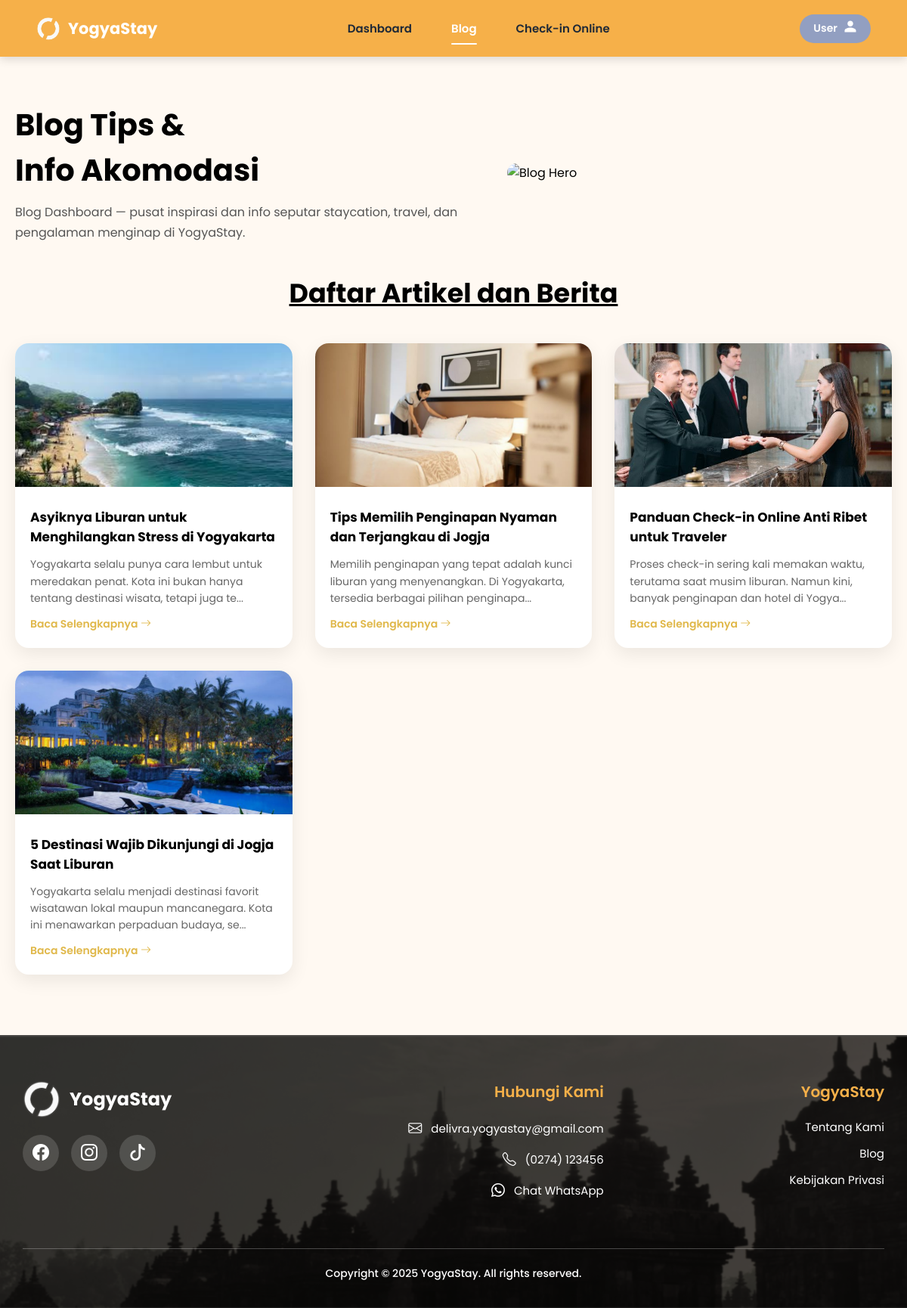
The page /users/blog.php (signed in) on the database its author committed.
### tables this page shows
CREATE TABLE `blog` (
  `id_blog` int(11) NOT NULL,
  `judul` varchar(200) NOT NULL,
  `konten` text NOT NULL,
  `thumbnail` varchar(255) DEFAULT NULL,
  `tanggal_publish` date DEFAULT NULL,
  `id_admin` int(11) NOT NULL,
  `status` enum('publish','draft') DEFAULT 'draft'
);

### users/blog.php (the view, shortened to what this page needs)
<?php
require_once '../config.php';
$query = mysqli_query($conn, "
    SELECT id_blog, judul, konten, thumbnail, tanggal_publish
    FROM blog
    WHERE status = 'publish'
    ORDER BY tanggal_publish DESC
");
include 'header.php';
?>
<!DOCTYPE html>
<html lang="id">
<head>
</head>
<body>
<section class="blog-header">
    <div>
        <h1>Blog Tips &<br>Info Akomodasi</h1>
        <p>
            Blog Dashboard — pusat inspirasi dan info seputar staycation,
            travel, dan pengalaman menginap di YogyaStay.
        </p>
    </div>
    <img src="../assets/blog/blog-hero.jpg" alt="Blog Hero">
</section>
<h2 class="section-title">Daftar Artikel dan Berita</h2>
<div class="blog-container">
    <div class="blog-grid">
        <?php while ($row = mysqli_fetch_assoc($query)) : ?>
            <div class="blog-card">
                <img src="../assets/blog/<?= $row['thumbnail']; ?>" alt="<?= $row['judul']; ?>">
                <div class="blog-card-content">
                    <h3><?= htmlspecialchars($row['judul']); ?></h3>
                    <p>
                        <?= substr(strip_tags($row['konten']), 0, 120); ?>...
                    </p>
                    <a href="detailblog.php?id=<?= $row['id_blog']; ?>" class="read-more">
                        Baca Selengkapnya
                        <i class="bi bi-arrow-right"></i>
                    </a>
                </div>
            </div>
        <?php endwhile; ?>
    </div>
</div>
<?php include 'footer.php'; ?>
</body>
</html>

### users/header.php (style rules this page uses)
* { margin: 0; padding: 0; box-sizing: border-box; }
body { font-family: 'Poppins', sans-serif; background: #F5F5F5; }

### users/blog.php (style rules this page uses)
* { box-sizing: border-box; font-family: 'Poppins', sans-serif; }
body { margin: 0; background: #FFF9F2; }
.blog-header { max-width: 1200px; margin: 60px auto 40px; padding: 0 20px; display: grid; grid-template-columns: 1.2fr 1fr; gap: 40px; align-items: center; }
.blog-header h1 { font-size: 40px; margin-bottom: 12px; }
.blog-header p { color: #555; line-height: 1.7; }
.blog-header img { width: 100%; border-radius: 18px; object-fit: cover; }
.section-title { text-align: center; font-size: 35px; font-weight: 700; margin-bottom: 40px; text-decoration: underline; }
.blog-container { max-width: 1200px; margin: auto; padding: 0 20px 80px; }
.blog-grid { display: grid; grid-template-columns: repeat(auto-fit, minmax(280px, 1fr)); gap: 30px; }
.blog-card { background: white; border-radius: 18px; box-shadow: 0 8px 25px rgba(0,0,0,0.08); overflow: hidden; transition: transform .3s ease; }
.blog-card img { width: 100%; height: 190px; object-fit: cover; }
.blog-card-content { padding: 20px; }
.blog-card h3 { font-size: 17px; margin-bottom: 12px; }
.blog-card p { font-size: 14px; color: #666; line-height: 1.6; }
.blog-card a { display: inline-block; margin-top: 12px; font-size: 14px; color: #E0B84A; font-weight: 600; text-decoration: none; }
.read-more { display: inline-flex; align-items: center; gap: 6px; margin-top: 12px; font-size: 14px; font-weight: 600; color: #8B9DC3; text-decoration: none; transition: color 0.25s ease, transform 0.25s ease; }
.read-more i { transition: transform 0.25s ease; }

### users/footer.php (style rules this page uses)
* { font-family: "Poppins", sans-serif; box-sizing: border-box; }

### rows shown on the page
blog: thumbnail (picture), judul "Asyiknya Liburan untuk Menghilangkan Stress di Yogyakarta", konten "Yogyakarta selalu punya cara lembut untuk meredakan penat. Kota ini bukan hanya tentang destinasi wisata, tetapi juga te"
blog: thumbnail (picture), judul "Tips Memilih Penginapan Nyaman dan Terjangkau di Jogja", konten "Memilih penginapan yang tepat adalah kunci liburan yang menyenangkan. Di Yogyakarta, tersedia berbagai pilihan penginapa"
blog: thumbnail (picture), judul "Panduan Check-in Online Anti Ribet untuk Traveler", konten "Proses check-in sering kali memakan waktu, terutama saat musim liburan. Namun kini, banyak penginapan dan hotel di Yogya"
blog: thumbnail (picture), judul "5 Destinasi Wajib Dikunjungi di Jogja Saat Liburan", konten "Yogyakarta selalu menjadi destinasi favorit wisatawan lokal maupun mancanegara. Kota ini menawarkan perpaduan budaya, se"

### other values the page prints
$user_name "User"
